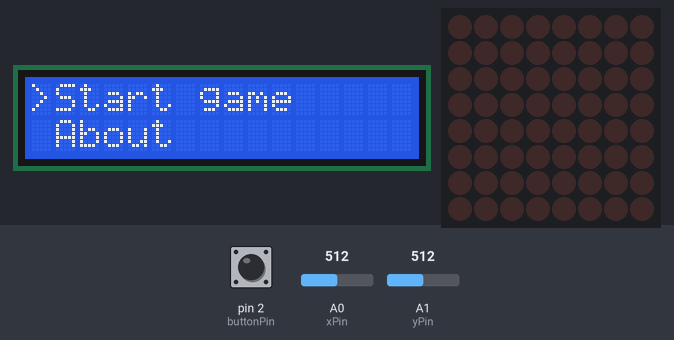
Bench run of a sketch on a simulated Arduino Uno, built with avr-gcc and run on an emulated ATmega328P. On the bench: 16×2 character LCD, 8×8 LED matrix. The inputs (shaded band) are chosen by the test bench; at power-on: pin 2 (buttonPin) HIGH, A0 (xPin) = 512, A1 (yPin) = 512. Random numbers use the default seed unless the sketch sets one.

Above: at 4.6 s.
4.7 s: pin 2 (buttonPin) pulled LOW for 0.15 s
At 5.04 s:
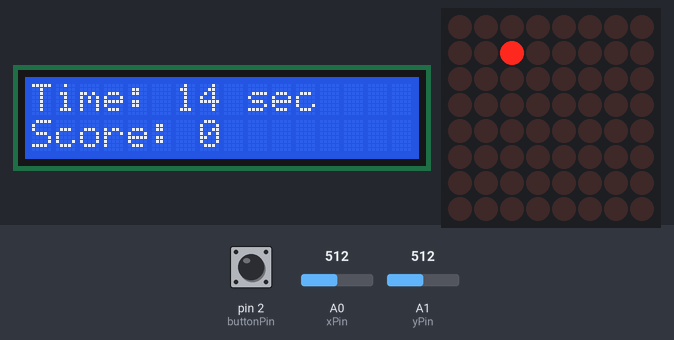
6.9 s: A0 (xPin) set to 584
9.3 s: A0 (xPin) set to 615
At 9.51 s:
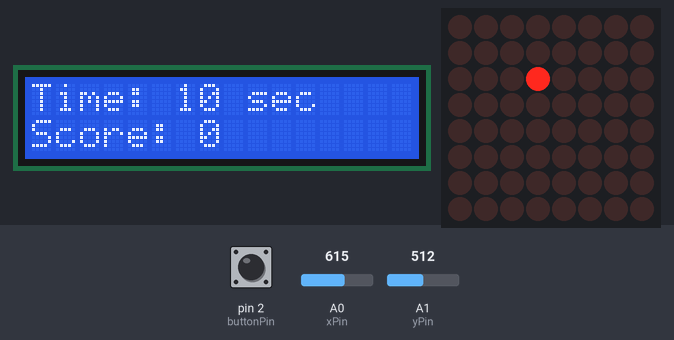
11.2 s: A1 (yPin) set to 592
13.0 s: A1 (yPin) set to 614
At 13.13 s:
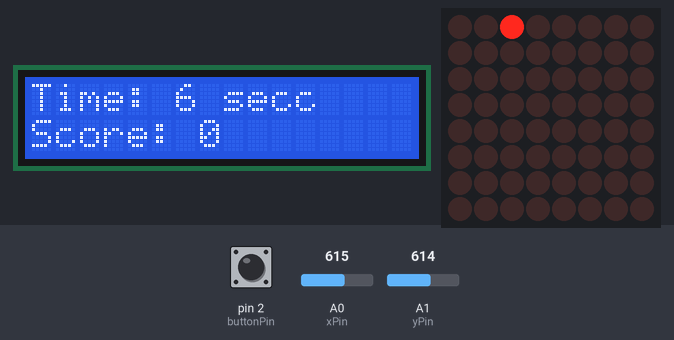
15.2 s: A1 (yPin) set to 590
At 20.9 s:
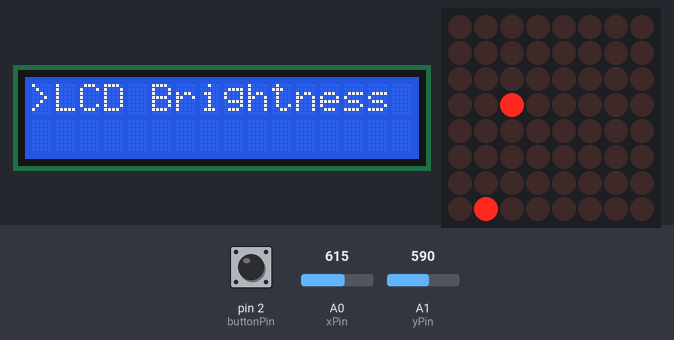

The sketch:

Snake.ino
```cpp
#include "LedControl.h"
#include <LiquidCrystal.h>

const byte rs = 9, en = 8, d4 = 7, d5 = 6, d6 = 5, d7 = 4;
LiquidCrystal lcd(rs, en, d4, d5, d6, d7); // Initilizarea ecranului LCD

const byte buzzerPin = 13;
const byte LCDbrightnessPin = 3;
int lcdBrightValue = 136; // Valoarea initiala pentru luminozitatea LCD
const int dinPin = 12, clockPin = 11, loadPin = 10;
const int xPin = A0, yPin = A1;

LedControl lc = LedControl(dinPin, clockPin, loadPin, 1);

// Variabile pentru controlul luminozitatii si pozitiei
byte matrixBrightness = 2; // Luminozitatea initiala pentru matrice
byte xPos = 1, yPos = 1; // Pozitiile initiale pentru punctul miscator (sarpe)
byte xLastPos = 0, yLastPos = 0; // Ultima pozitie a punctului miscator (sarpe)
const int minThreshold = 200, maxThreshold = 600; // Praguri pentru detectarea miscarii joystick-ului
const byte moveInterval = 500; // Intervalul de timp pentru actualizarea miscarii
unsigned long lastMoved = 0; // Timpul ultimei miscari

const byte matrixSize = 8;
bool matrixChanged = true; // Variabila pentru a verifica daca matricea s-a schimbat
byte matrix[matrixSize][matrixSize] = {};  // Initializarea matricei cu toate LED-urile stinse

// Enum pentru directiile posibile ale punctului miscator
enum Direction { UP, DOWN, LEFT, RIGHT };
byte direction = RIGHT; // Directia initiala a punctului

// Variabile pentru LED-ul generat random (marul)
byte randomXPos = 0, randomYPos = 0; // Pozitie LED
bool isRandomLEDon = false; // Stare LED
const long blinkInterval = 250; // Intervalul de clipire pentru LED
unsigned long lastBlinkTime = 0; // Ultima clipire

const unsigned long welcomeDuration = 4000; // Durata mesajului de bun venit
unsigned long startTime; // Timpul de inceput pentru afisarea mesajului
bool welcomeDisplayed = false; // Variabila pentru a verifica daca mesajul a fost afisat

const byte menuSize = 4;
String menuItems[menuSize] = {"Start game", "About", "Mat Brightness", "LCD Brightness"};
byte currentMenuItem = 0; // Elementul curent selectat din meniu
bool gameStarted = false;
const int buttonPin = 2;
bool isCountingDown = false; // Variabila pentru a verifica daca se face numaratoarea inversa
unsigned long countdownStartTime; // Timpul de inceput pentru numaratoarea inversa
const unsigned long gameDuration = 15000; // Durata jocului in milisecunde
int score = 0; // Scorul jocului(merel mancate)

const int debounceInterval = 200; // Intervalul pentru debouncing-ul butoanelor
unsigned long lastButtonPress = 0; // Timpul ultimei apasari a butonului

void setup() {
    Serial.begin(9600);
    lcd.begin(16, 2);
    lcd.clear();
    lcd.print("Welcome!"); // Afisez mesajul de bun venit pe LCD

    pinMode(buttonPin, INPUT_PULLUP);
    pinMode(LCDbrightnessPin, OUTPUT);
    startTime = millis();

    lc.shutdown(0, false);
    lc.setIntensity(0, matrixBrightness);
    lc.clearDisplay(0);
}

void loop() {
    analogWrite(LCDbrightnessPin, lcdBrightValue); // Ajustez luminozitate LCD

    if (!welcomeDisplayed && millis() - startTime < welcomeDuration) {
        return; // Continua sa afisezi mesajul de bun venit
    } else if (!welcomeDisplayed) {
        lcd.clear();
        welcomeDisplayed = true; // Setez ca mesajul de bun venit a fost afisat
        displayMenu(); // Afisez meniul principal
    }

    // Verifica daca jocul este activ
    if (gameStarted) {
        // Actualizeaza pozitia LED-ului la intervale regulate
        if (millis() - lastMoved > moveInterval) {
            updatePositions();
            lastMoved = millis();
        }

        // Daca se efectueaza numaratoarea inversa
        if (isCountingDown) {
            runCountdown();
            blinkRandomLED(); // Fac LED-ul aleator sa clipeasca

            if (matrixChanged) {
                updateMatrix();
                matrixChanged = false;
            }
        } else {
            gameStarted = false; // Jocul se opreste
            displayMenu(); // Revenire la meniu
        }
    } else {
        navigateMenu();
        // Daca butonul a fost apasat
        if (!digitalRead(buttonPin)) {
            if (millis() - lastButtonPress > debounceInterval) {
                selectMenuItem(); // Select. elementul curent din meniu
                lastButtonPress = millis();
            }
        }
    }
}

// Selectarea un element din meniu
void selectMenuItem() {
    delay(200); // Debounce pentru buton pentru a evita citiri multiple
    switch (currentMenuItem) {
        case 0:
            startGame(); // Incepe jocul
            break;
        case 1:
            showAbout(); // Arata informatii despre joc
            break;
        case 2:
            adjustMatrixBrightness(); // Ajusteaza luminozitatea matricei
            break;
        case 3:
            adjustLCDBrightness(); // Ajusteaza luminozitatea LCD
            break;
    }
}

// Functia pentru a afisa informatii despre joc
void showAbout() {
    lcd.clear();
    lcd.setCursor(0, 0); // Seteaza cursorul la inceputul ecranului
    lcd.print("Snake Game"); // Afiseaza titlul jocului
    lcd.setCursor(0, 1); // Muta cursorul pe linia a doua
    lcd.print("by CilteaIoana"); // Afiseaza autorul jocului

    // Asteapta pana cand se apasa butonul pentru a reveni la meniu
    bool buttonPressed = false;
    while (!buttonPressed) {
        if (!digitalRead(buttonPin)) {
            buttonPressed = true;
            delay(200);
        }
    }

    lcd.clear();
    displayMenu(); // Reafisarea meniului principal
}

// Ajustarea luminozitatii matricei
void adjustMatrixBrightness() {
    bool adjustmentDone = false;
    // Aprindem toate LED-urile inainte de ajustare pentru vizualizare mai buna
    for (int row = 0; row < matrixSize; row++) {
        for (int col = 0; col < matrixSize; col++) {
            lc.setLed(0, row, col, true);
        }
    }

    while (!adjustmentDone) {
        lcd.clear();
        lcd.setCursor(0, 0);
        lcd.print("Matrix - ");
        lcd.setCursor(9, 0); // Mut cursorul pentru a afisa valoarea
        lcd.print(matrixBrightness);

        delay(200);

        int xValue = analogRead(xPin);

        if (xValue < minThreshold && matrixBrightness > 1) {
            matrixBrightness--;
        } else if (xValue > maxThreshold && matrixBrightness < 15) {
            matrixBrightness++;
        }
        lc.setIntensity(0, matrixBrightness); // Actualizez luminozitatea

        if (!digitalRead(buttonPin)) {
            adjustmentDone = true; // Iesi din modul de ajustare
            delay(200);
        }
    }

    // Sting toate LED-urile dupa ajustare
    for (int row = 0; row < matrixSize; row++) {
        for (int col = 0; col < matrixSize; col++) {
            lc.setLed(0, row, col, false);
        }
    }

    lcd.clear();
    displayMenu(); // Reafiseaza meniul
}

// Ajustarea luminozitatii LCD
void adjustLCDBrightness() {
    bool adjustmentDone = false;
    while (!adjustmentDone) {
        lcd.clear();
        lcd.setCursor(0, 0);
        lcd.print("LCD - ");
        lcd.setCursor(6, 0); // Mut cursorul pentru a afisa valoarea
        lcd.print(lcdBrightValue);

        delay(200);

        int xValue = analogRead(xPin);

        // Ajustez luminozitatea in functie de intrarea joystick-ului
        if (xValue < minThreshold && lcdBrightValue > 17) {
            lcdBrightValue -= 17;
        } else if (xValue > maxThreshold && lcdBrightValue <= (255 - 17)) {
            lcdBrightValue += 17;
        }
        analogWrite(LCDbrightnessPin, lcdBrightValue); // Actualizeaza luminozitatea LCD

        if (!digitalRead(buttonPin)) {
            adjustmentDone = true; // Iesi din modul de ajustare
            delay(200);
        }
    }

    lcd.clear();
    displayMenu(); // Reafisez meniul
}

//Functie facuta cu ajutor (Chat-GPT)
// Afisarea meniului principal
void displayMenu() {
    lcd.clear();
    for (byte i = 0; i < 2; i++) { // Parcurge primele doua elemente ale meniului
        byte menuItemIndex = currentMenuItem + i; // Indexul elementului curent
        if (menuItemIndex < menuSize) {
            lcd.setCursor(0, i); // Setez cursorul pe ecran
            if (menuItemIndex == currentMenuItem) {
                lcd.print(">"); // Afiseaza indicatorul pentru elementul selectat
            } else {
                lcd.print(" "); // Lasa un spatiu pentru elementele neselectate
            }
            lcd.setCursor(1, i);
            lcd.print(menuItems[menuItemIndex]); // Afiseaza nume functionalitate din meniu
        }
    }
}

// Navigarea in meniu
void navigateMenu() {
    int xValue = analogRead(xPin);
    if (xValue < minThreshold) {
        if (currentMenuItem > 0) {
            currentMenuItem--; // Mergi la elementul anterior
        }
        displayMenu(); // Reafiseaza meniul
        delay(200);
    } else if (xValue > maxThreshold) {
        if (currentMenuItem < menuSize - 1) {
            currentMenuItem++; // Mergi la elementul urmator
        }
        displayMenu(); // Reafiseaza meniul
        delay(200);
    }
}

void startGame() {
    gameStarted = true; // Jocul a inceput
    isCountingDown = true; // Incepe numaratoarea inversa
    countdownStartTime = millis(); // Timpul de start pentru numaratoare
    score = 0; // Resetarea scorului

    // Resetez coordonatele punctului miscator (sarpelui)
    xPos = 1;
    yPos = 1;
    xLastPos = 0;
    yLastPos = 0;

    resetMatrix(); // Resetarea matricei
    isRandomLEDon = false;
    randomizeLED(); // Genereaza o noua pozitie aleatorie pentru LED

    lcd.clear();
    lcd.setCursor(0, 0);
    lcd.print("Time: 15"); // Timpul ramas pentru joc
    updateScore(); // Afisez scorul initial
}

void resetMatrix() {
    for (int i = 0; i < matrixSize; i++) {
        for (int j = 0; j < matrixSize; j++) {
            matrix[i][j] = 0; // Sting fiecare LED din matrice
        }
    }
    direction = UP; // Directia initiala
    lc.clearDisplay(0);
}

// Rularea numaratoarei inverse in timpul jocului
void runCountdown() {
    if (!isCountingDown) return; // Daca nu se numara invers, iesi

    unsigned long currentTime = millis();
    if (currentTime - countdownStartTime >= gameDuration) {
        // Daca timpul alocat jocului s-a terminat
        isCountingDown = false; // numaratoarea inversa se opreste
        gameStarted = false; // jocul se opreste
        displayMenu(); // revebim la meniu
    } else {
        // Afisez timpul ramas pe ecran
        lcd.setCursor(0, 0);
        lcd.print("Time: ");
        lcd.print((gameDuration - (currentTime - countdownStartTime)) / 1000);
        lcd.print(" sec");
    }
}

// Clipacirea marului
void blinkRandomLED() {
    if (isRandomLEDon && (millis() - lastBlinkTime > blinkInterval)) {
        matrix[randomXPos][randomYPos] ^= 1; // Schimb starea LED-ului
        lastBlinkTime = millis(); // Resetez timpul pentru clipirea urmatoare
        matrixChanged = true; //matricea a fost modificata
    }
}

// Aprinderea unul LED random (marului)
void randomizeLED() {
    randomXPos = random(matrixSize);
    randomYPos = random(matrixSize);
    matrix[randomXPos][randomYPos] = 1; // Aprind LED-ul la noua pozitie random aleasa
    isRandomLEDon = true; // LED-ul aleator este acum aprins
}

// Actualizez starea matricei
void updateMatrix() {
    for (int row = 0; row < matrixSize; row++) {
        for (int col = 0; col < matrixSize; col++) {
            lc.setLed(0, row, col, matrix[row][col]);
        }
    }

    if (!isRandomLEDon) {
        // Daca nu exista un LED aleator aprins
        randomizeLED();  // Aprindem unul :)
        matrixChanged = true; // Matricea a fost modificata
    }
}

// Functia pentru a actualiza scorul pe ecranul LCD
void updateScore() {
    lcd.setCursor(0, 1); // Seteaza cursorul pe a doua linie a LCD-ului
    lcd.print("Score: ");
    lcd.print(score); // Afiseaza scorul actual
}

// Actualizarea pozitiei punctului miscator pe matrice
void updatePositions() {
    int xValue = analogRead(xPin);
    int yValue = analogRead(yPin);

    xLastPos = xPos;
    yLastPos = yPos;

    // Salvez directia in functie de miscarea joystick-ului
    if (xValue < minThreshold && direction != RIGHT) {
        direction = RIGHT;
    } else if (xValue > maxThreshold && direction != LEFT) {
        direction = LEFT;
    }

    if (yValue > maxThreshold && direction != DOWN) {
        direction = DOWN;
    } else if (yValue < minThreshold && direction != UP) {
        direction = UP;
    }

    // Actualizez pozitia in functie de directia curenta
    switch (direction) {
        case UP:
            yPos = (yPos + 1) % matrixSize;
            break;
        case DOWN:
            yPos = (yPos > 0) ? yPos - 1 : matrixSize - 1;
            break;
        case LEFT:
            xPos = (xPos + 1) % matrixSize;
            break;
        case RIGHT:
            xPos = (xPos > 0) ? xPos - 1 : matrixSize - 1;
            break;
    }

    // Verific daca punctul miscator a ajuns pe pozitia LED-ului random generat (a marului)
    if (xPos == randomXPos && yPos == randomYPos) {
        matrix[randomXPos][randomYPos] = 0; // Sting LED-ul random
        isRandomLEDon = false; // Setez starea LED-ului random ca fiind stins
        tone(buzzerPin, 1000, 100);
        score++;
        updateScore();
    }

    // Verific daca pozitia s-a schimbat si actualizez matricea corespunzator
    if (xPos != xLastPos || yPos != yLastPos) {
        matrix[xLastPos][yLastPos] = 0; // Stinge LED-ul de la ultima pozitie
        matrix[xPos][yPos] = 1; // Aprinde LED-ul la noua pozitie
        matrixChanged = true;
    }
}
```

Measured:
- the behaviour switches between 600 and 601 on A0 (xPin) (found by bisection; images 1 and 2)
- the behaviour switches between 600 and 601 on A1 (yPin) (found by bisection; images 2 and 3)
- after the input at 4.7 s, the display: first changes after 0.21 s (image 1 shows a later state)
